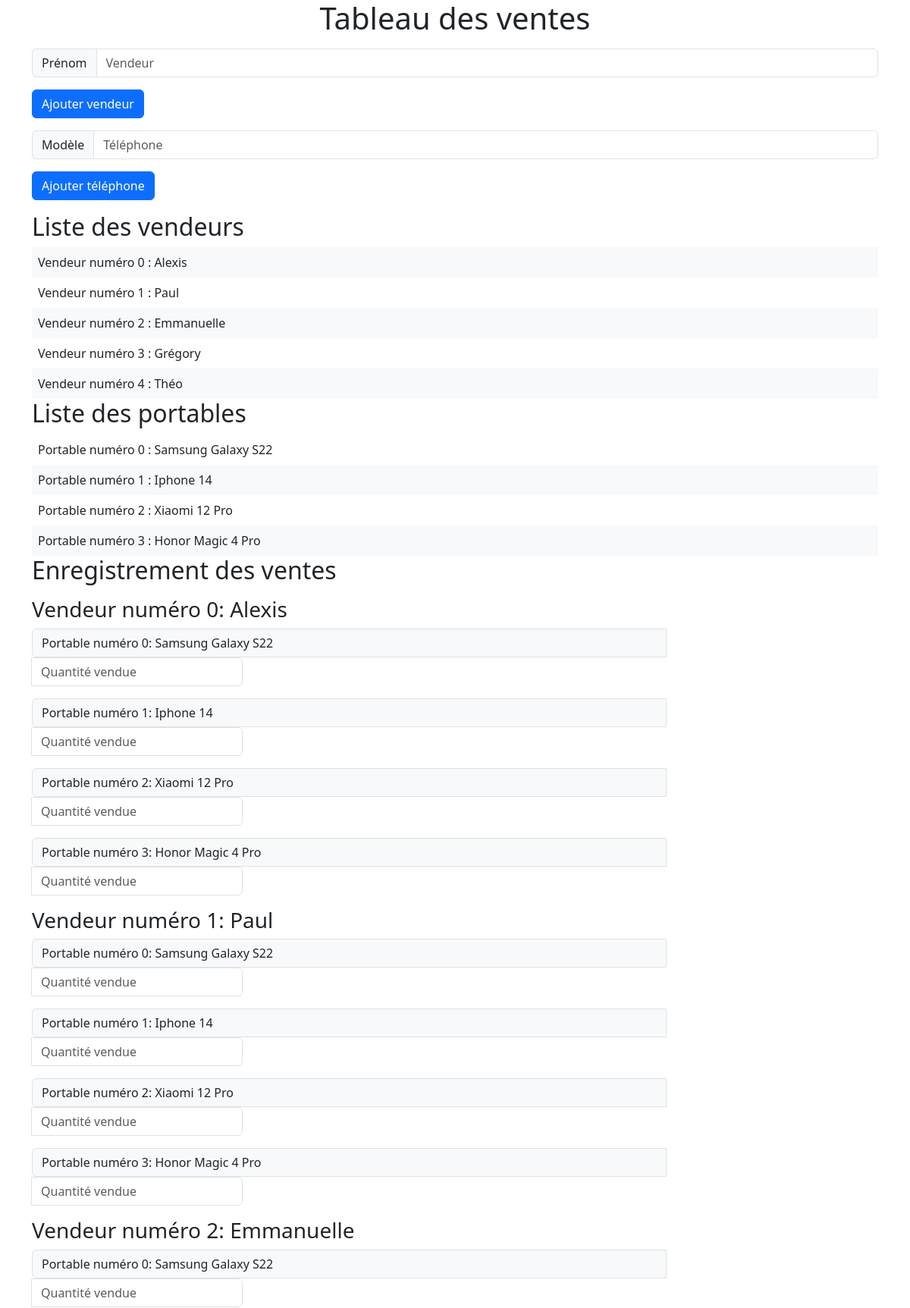
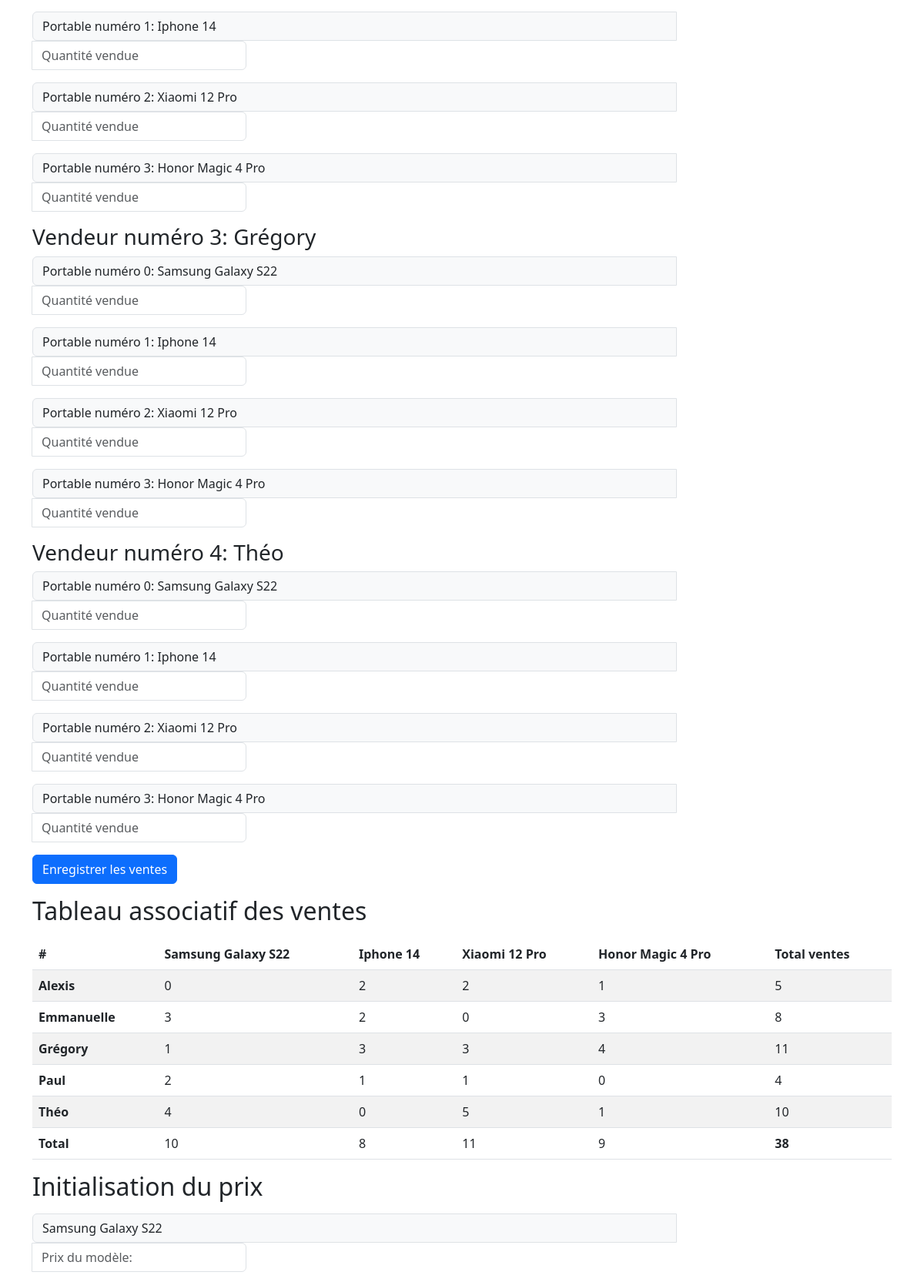
The page / (upper part) on the database its author committed (2 pictures, top to bottom).
### tables this page shows
CREATE TABLE `seller` (
  `Id_sellers` int(11) NOT NULL,
  `name` varchar(50) NOT NULL
);

CREATE TABLE `products` (
  `Id_products` int(11) NOT NULL,
  `productname` varchar(50) NOT NULL,
  `price` decimal(6,2) NOT NULL
);

CREATE TABLE `sell` (
  `Id_sellers` int(11) NOT NULL,
  `Id_products` int(11) NOT NULL,
  `quantity` int(11) NOT NULL
);

### class/Seller.php (called while the page is built, shortened)
<?php
class Seller extends DbConnector
{
    public function getSeller()
    {
        $db = self::dbConnect();
        $req = $db->prepare(
            "SELECT name FROM seller ORDER BY Id_sellers"
        );
        $req->execute();
        $sellers = $req->fetchAll();
        return $sellers;
    }
}

### variables.php (called while the page is built, shortened)
<?php
require_once(__ROOT__ . '/testcda/class/Phone.php');
require_once(__ROOT__ . '/testcda/class/Seller.php');
require_once(__ROOT__ . '/testcda/class/Sales.php');
$counter = 0;
$seller = new Seller("sellerName");
$sellers = $seller->getSeller();
$phone = new Phone("productName");
$phones = $phone->getProduct();
$sales = new Sales();
$totalSales = $sales->getSales();

### class/Phone.php (called while the page is built, shortened)
<?php
class Phone extends DbConnector
{
    public function getProduct()
    {
        $db = self::dbConnect();
        $req = $db->prepare(
            "SELECT productname FROM products ORDER BY Id_products"
        );
        $req->execute();
        $products = $req->fetchAll();
        return $products;
    }
}

### class/Sales.php (called while the page is built, shortened)
<?php
class Sales extends DbConnector
{
    public function getSales()
    {
        $db = self::dbConnect();
        $req = $db->prepare(
            "SELECT seller.name, products.productname, sell.quantity
            FROM seller
            JOIN sell ON seller.Id_sellers = sell.Id_sellers
            JOIN products ON products.Id_products = sell.Id_products"
        );
        $req->execute();
        $sales = $req->fetchAll();
        return $sales;
    }
}

### index.php (the view, shortened to what this page needs)
<?php
require_once(__ROOT__ . '/testcda/variables.php');
?>
<!DOCTYPE html>
<html>
<head>
    <link rel="stylesheet" href="https://cdn.jsdelivr.net/npm/bootstrap@5.3.0/dist/css/bootstrap.min.css">
</head>
<body>
    <main class="container">
        <h1 class="text-center mb-3">Tableau des ventes</h1>
        <div class="row">
            <div class="col-12">
                <form action="" method="POST">
                    <div class="input-group mb-3">
                        <span class="input-group-text" id="basic-addon1">Prénom</span>
                        <input type="text" name="name" class="form-control" placeholder="Vendeur" aria-label="Vendeur" aria-describedby="basic-addon1">
                    </div>
                    <div class="col-12">
                        <button class="btn btn-primary mb-3" type="submit">Ajouter vendeur</button>
                    </div>
                </form>
            </div>
            <div class="col-12">
                <form action="" method="POST">
                    <div class="input-group mb-3">
                        <span class="input-group-text" id="basic-addon1">Modèle</span>
                        <input type="text" name="phone_model" class="form-control" placeholder="Téléphone" aria-label="Téléphone" aria-describedby="basic-addon1" required>
                    </div>
                    <div class="col-12">
                        <button class="btn btn-primary mb-3" type="submit">Ajouter téléphone</button>
                    </div>
                </form>
            </div>
            <div class="col-12">
                <h2>Liste des vendeurs</h2>
                <div class="col-12">
                    <?php
                    $arraySellers = [];
                    ?>
                    <?php foreach ($sellers as $index => $seller) : ?>
                        <?php
                        $arraySellers[$index] = $seller[0];
                        $counter++;
                        $class = ($counter % 2 == 0) ? '' : 'bg-light';
                        ?>
                        <div class="col-12 p-2 <?php echo $class; ?>">Vendeur numéro <?php echo $index . " : " .  $arraySellers[$index]; ?></div>
                    <?php endforeach; ?>
                </div>
                <h2>Liste des portables</h2>
                <div class="col-12">
                    <?php
                    $arrayPhones = [];
                    ?>
                    <?php foreach ($phones as $index => $phone) : ?>
                        <?php
                        $arrayPhones[$index] = $phone[0];
                        $counter++;
                        $class = ($counter % 2 == 0) ? '' : 'bg-light';
                        ?>
                        <div class="col-12 p-2 <?php echo $class; ?>">Portable numéro <?php echo $index . " : " .  $arrayPhones[$index]; ?></div>
                    <?php endforeach; ?>
                </div>
                <h2 class="mb-3">Enregistrement des ventes</h2>
                <div class="col-12">
                    <form action="" method="POST">
                        <?php foreach ($sellers as $sellerIndex => $seller) : ?>
                            <div class="col-12">
                                <h3><?php echo "Vendeur numéro " . $sellerIndex . ": " . $seller[0]; ?></h3>
                                <?php foreach ($phones as $phoneIndex => $phone) : ?>
                                    <div class="input-group mb-3 flex-column">
                                        <span class="input-group-text w-75" id="basic-addon1"><?php echo "Portable numéro " . $phoneIndex . ": " . $phone[0]; ?></span>
                                        <input class="form-control w-25" type="number" name="quantity[<?php echo $sellerIndex; ?>][<?php echo $phoneIndex; ?>]" placeholder="Quantité vendue" aria-label="Quantité vendue" aria-describedby="basic-addon1" required>
                                    </div>
                                <?php endforeach; ?>
                            </div>
                        <?php endforeach; ?>
                        <div class="col-12">
                            <button class="btn btn-primary mb-3" type="submit">Enregistrer les ventes</button>
                        </div>
                    </form>
                </div>
                <h2 class="mb-3">Tableau associatif des ventes</h2>
                <div class="col-12">
                    <?php
                    $finalArray = array(
                        $arrayPhones,
                        $totalSales
                    );
                    $sellerNames  = array_unique(array_column($finalArray[1], 'name'));
                    $phoneSales   = array_column($finalArray[1], 'quantity');
                    $productNames = array_column($finalArray[1], 'productname');
                    ?>
                    <table class="table table-striped">
                        <thead>
                            <tr>
                                <th scope="row">#</th>
                                <?php foreach ($finalArray[0] as $phoneModel) : ?>
                                    <th scope="row"><?php echo $phoneModel; ?></th>
                                <?php endforeach; ?>
                                <th scope="row">Total ventes</th>
                            </tr>
                        </thead>
                        <tbody>
                            <?php foreach ($sellerNames as $sellerName) : ?>
                                <tr>
                                    <th scope="row"><?php echo $sellerName; ?></th>
                                    <?php foreach ($finalArray[1] as $sale) : ?>
                                        <?php if ($sale['name'] === $sellerName) : ?>
                                            <td><?php echo $sale['quantity']; ?></td>
                                        <?php endif; ?>
                                    <?php endforeach; ?>
                                    <?php
                                    $newArray = array(); ?>
                                    <?php foreach ($finalArray[1] as $sale) : ?>
                                        <?php if ($sale['name'] === $sellerName) : ?>
                                            <?php
                                            $toInteger = intval($sale['quantity']);
                                            array_push($newArray, $toInteger);
                                            $total = array_sum($newArray);
                                            ?>
                                        <?php endif; ?>
                                    <?php endforeach; ?>
                                    <td><?php echo $total; ?></td>
                                </tr>
                            <?php endforeach; ?>
                            <th scope="row">Total</th>
                            <?php
                            $totals = array();
                            foreach ($productNames as $productName) :
                                $totals[$productName] = 0;
                                foreach ($finalArray[1] as $sale) :
                                    if ($sale['productname'] === $productName) :
                                        $quantity = intval($sale['quantity']);
                                        $totals[$productName] += $quantity;
                                    endif;
                                endforeach;
                            endforeach;
                            foreach ($totals as $productName => $total) : ?>
                                <td><?php echo $total; ?></td>
                            <?php endforeach; ?>
                            <td class="fw-bold"><?php echo array_sum($phoneSales); ?></td>
                        </tbody>
                    </table>
                </div>
                <h2 class="mb-3">Initialisation du prix</h2>
                <div class="col-12">
                    <form action="" method="POST">
                        <?php foreach ($phones as $model => $phone) : ?>
                            <?php
                            $arrayPhones[$model] = $phone["productname"];
                            ?>
                            <div class="input-group mb-3 flex-column">
                                <span class="input-group-text w-75" id="basic-addon1"><?php echo $arrayPhones[$model]; ?></span>
                                <input type="number" class="form-control w-25" name="price[<?php echo $model; ?>]" placeholder="Prix du modèle:" aria-label="Prix du modèle" aria-describedby="basic-addon1" required>
                            </div>
                        <?php endforeach; ?>
                    </form>
                </div>
            </div>
        </div>
    </main>
</body>
</html>

### rows shown on the page
seller: index "0", index "Alexis", sellerIndex "0", name "Alexis"
seller: index "1", index "Paul", sellerIndex "1", name "Paul"
seller: index "2", index "Emmanuelle", sellerIndex "2", name "Emmanuelle"
seller: index "3", index "Grégory", sellerIndex "3", name "Grégory"
seller: index "4", index "Théo", sellerIndex "4", name "Théo"
products: index "0", index "Samsung Galaxy S22", phoneIndex "0", productname "Samsung Galaxy S22", model "Samsung Galaxy S22"
products: index "1", index "Iphone 14", phoneIndex "1", productname "Iphone 14"
products: index "2", index "Xiaomi 12 Pro", phoneIndex "2", productname "Xiaomi 12 Pro"
products: index "3", index "Honor Magic 4 Pro", phoneIndex "3", productname "Honor Magic 4 Pro"
sell: quantity "0"
sell: quantity "2"
sell: quantity "2"
sell: quantity "1"
sell: quantity "3"
sell: quantity "2"
sell: quantity "0"
sell: quantity "3"
sell: quantity "1"
sell: quantity "3"
sell: quantity "3"
sell: quantity "4"
sell: quantity "2"
sell: quantity "1"
sell: quantity "1"
sell: quantity "0"
sell: quantity "4"
sell: quantity "0"
sell: quantity "5"
sell: quantity "1"

### other values the page prints
$phoneModel "Samsung Galaxy S22"
$phoneModel "Iphone 14"
$phoneModel "Xiaomi 12 Pro"
$phoneModel "Honor Magic 4 Pro"
$sellerName "Alexis"
$total "5"
$sellerName "Emmanuelle"
$total "8"
$sellerName "Grégory"
$total "11"
$sellerName "Paul"
$total "4"
$sellerName "Théo"
$total "10"
$total "9"
